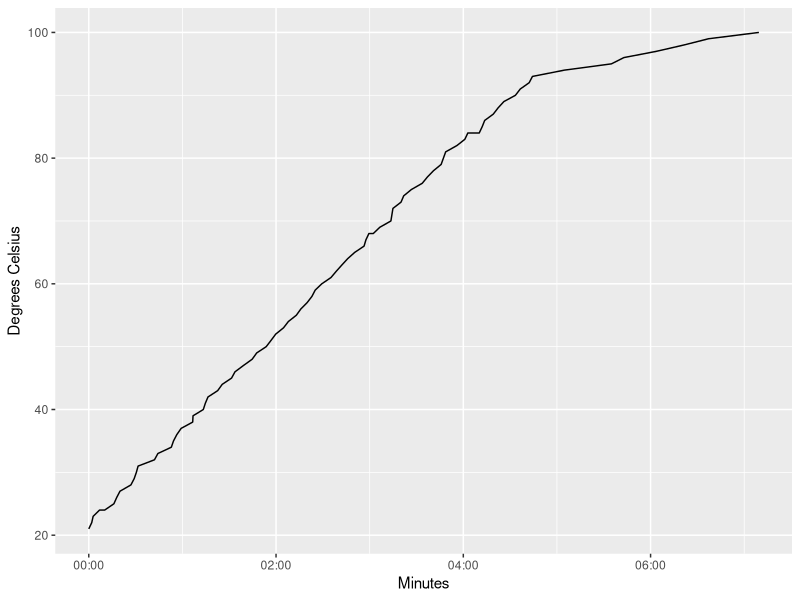

This chart was generated by the following R code:
## ---- chunk 1

#set this to true when ready to publish
ready_to_publish = TRUE

library(knitr)
hook_plot <- knit_hooks$get('plot')

knit_hooks$set(plot=function(x, options) {
    if (!is.null(options$pelican.publish) && options$pelican.publish) {
        x <- paste0("{filename}", x)
    }
    hook_plot(x, options)
})
opts_chunk$set(dev = 'Cairo_svg')
opts_chunk$set(pelican.publish = ready_to_publish)

# knitr Rmd vs. pelican generation logic here
# for instance, if .Rproj vs pelican content filepaths differ, set a dynamic prefix here
if (ready_to_publish) {
   
} else {
  
}

## ---- chunk 2
library(dplyr)
library(lubridate)
library(ggplot2)
library(scales)
options(lubridate.fasttime = TRUE)
## ---- chunk 3
kettle <- read.csv("./data/kettle.csv", header = TRUE)

kettle %>%
# Remove decreasing steps
mutate(diff = c(NA, diff(Temp))) %>%
filter(diff > 0) %>%
# Start timer at first step
mutate(Time = Time - min(Time)) %>%
# Time in seconds
mutate(Time = origin + seconds(Time)) %>%
# Plot
ggplot(aes(Time, Temp)) +
geom_line() +
scale_x_datetime(name = "Minutes", labels = date_format("%M:%S")) +
scale_y_continuous(name = "Degrees Celsius")
